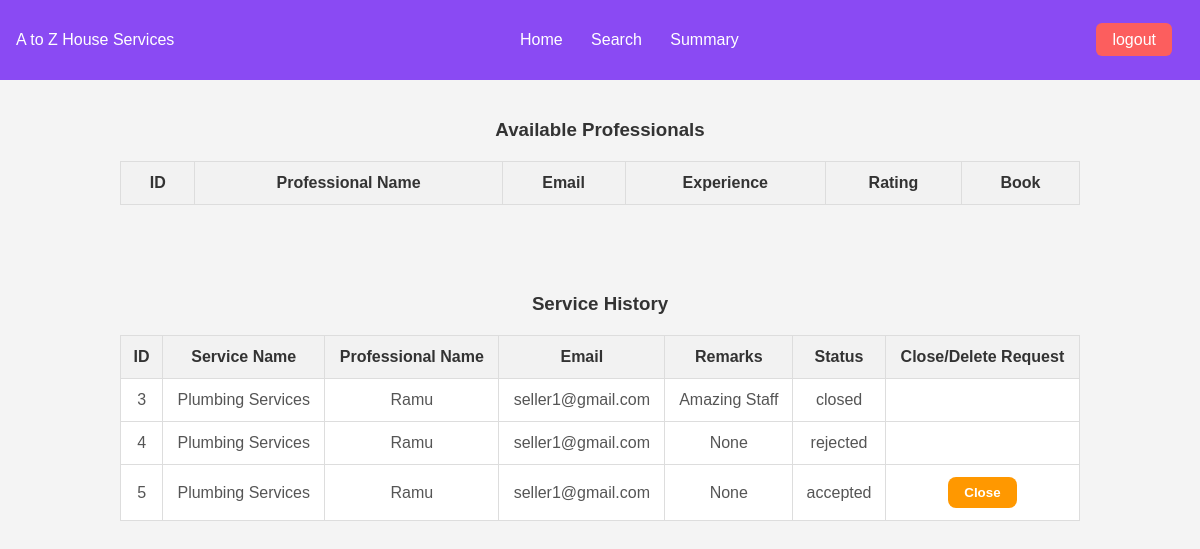
The page /customer/get_providers (signed in) on the database as committed earlier.
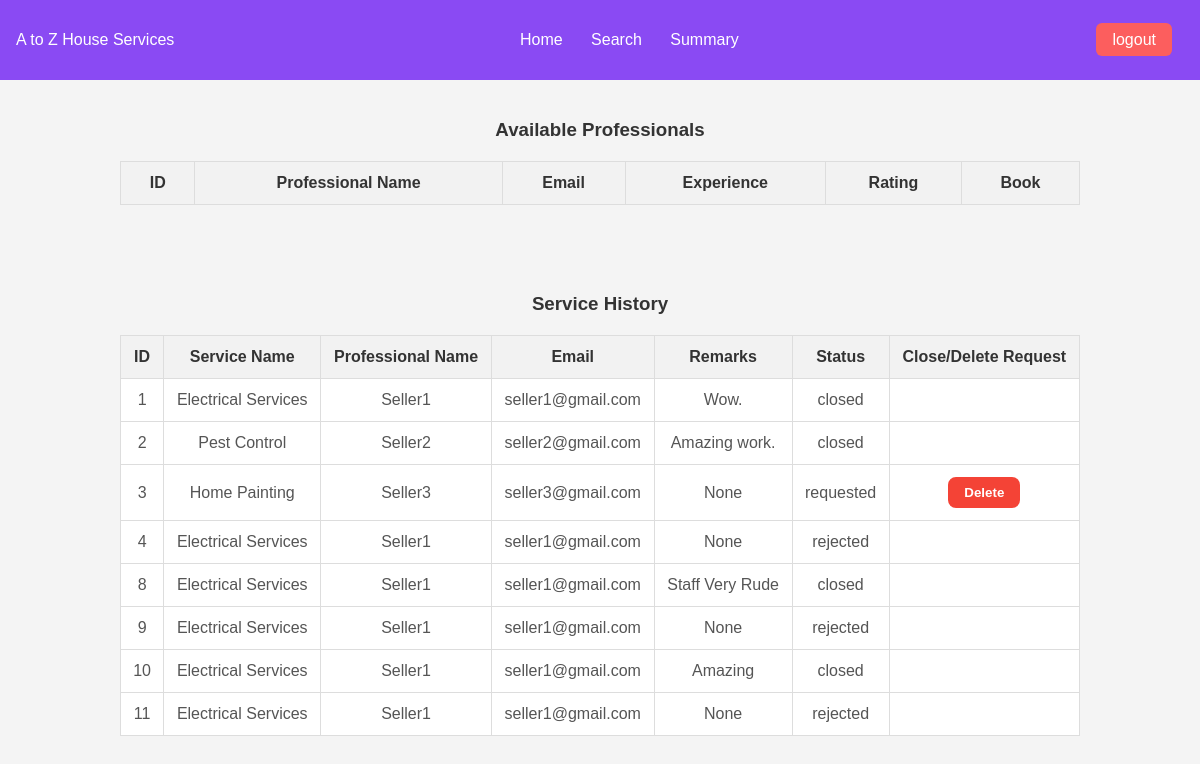
The same page on the database as committed later.
### models.py (models this page shows)
class ServiceRequest(db.Model):
    __tablename__ = 'service_requests'
    id = db.Column(db.Integer, primary_key=True)
    service_id = db.Column(db.Integer, db.ForeignKey('services.id'))
    customer_id = db.Column(db.Integer, db.ForeignKey('customers.id'))
    professional_id = db.Column(db.Integer, db.ForeignKey('professionals.id'), nullable=True)
    date_of_request = db.Column(db.DateTime, default=db.func.now())
    date_of_completion = db.Column(db.DateTime, nullable=True)
    status = db.Column(db.String(20), default='requested')
    rating = db.Column(db.Integer)
    remarks = db.Column(db.String(250))
    service = db.relationship('Service', backref='requests')
    customer = db.relationship('Customer', backref='requests')
    professional = db.relationship('ServiceProfessional', backref='requests')

class Service(db.Model):
    __tablename__ = 'services'
    id = db.Column(db.Integer, primary_key=True)
    name = db.Column(db.String(100), nullable=False)
    base_price = db.Column(db.Float, nullable=False)
    description = db.Column(db.String(250))
    time_required = db.Column(db.String(50))

class ServiceProfessional(db.Model):
    __tablename__ = 'professionals'
    id = db.Column(db.Integer, primary_key=True)
    email = db.Column(db.String(150), unique=True, nullable=False)
    password = db.Column(db.String(150), nullable=False)
    fullname = db.Column(db.String(150))
    service_id = db.Column(db.Integer, db.ForeignKey('services.id'))
    service_type = db.Column(db.String(100))
    experience = db.Column(db.Integer)
    address = db.Column(db.String(250))
    pincode = db.Column(db.String(6))
    is_verified = db.Column(db.Boolean, default=False)
    rating = db.Column(db.Float, default=0.0)
    is_blacklisted = db.Column(db.Boolean, default=False)

### routes.py (the view)
@customer_bp.route('/get_providers', methods=['GET'])
def get_providers():
    service_name = request.args.get('service_name')
    print("Service Name:", service_name)
    providers = ServiceProfessional.query.filter(ServiceProfessional.service_type == service_name).all()
    services_history = ServiceRequest.query.filter_by(customer_id=session['user_id'])
    return render_template("customer_see_providers.html", providers=providers, service_name=service_name, records=services_history)

### routes.py (called while the page is built)
@customer_bp.before_request
def check_login_customer():
    if 'user_id' not in session or session['role'] != 'customer':
        flash('You need to log in first!', 'danger')
        return redirect(url_for('auth.login'))
    user = Customer.query.get(session['user_id'])
    if user and user.is_blacklisted:
        session.clear()
        flash('Your account has been restricted. Contact support for assistance.', 'danger')
        return redirect(url_for('auth.login'))

### templates/customer_see_providers.html (shortened to what this page needs)
<!DOCTYPE html>
<html lang="en">
  <head>
  </head>
  <body>
    {% include 'customer_navbar.html' %}
    <div class="container available-services">
      <h3>Available Professionals</h3>
      <table class="table">
        <thead>
          <tr>
            <th>ID</th>
            <th>Professional Name</th>
            <th>Email</th>
            <th>Experience</th>
            <th>Rating</th>
            <th>Book</th>
          </tr>
        </thead>
      </table>
    </div>
    <div class="container service-history">
      <h3>Service History</h3>
      <table class="table">
        <thead>
          <tr>
            <th>ID</th>
            <th>Service Name</th>
            <th>Professional Name</th>
            <th>Email</th>
            <th>Remarks</th>
            <th>Status</th>
            <th>Close/Delete Request</th>
          </tr>
        </thead>
        <tbody>
          {% for record in records %}
          <tr>
            <td>{{ record.id }}</td>
            <td>{{ record.service.name }}</td>
            <td>
              {{ record.professional.fullname if record.professional else 'Not
              Assigned' }}
            </td>
            <td>
              {{ record.professional.email if record.professional else 'N/A' }}
            </td>
            <td>{{ record.remarks }}</td>
            <td>{{ record.status }}</td>
            <td>
              {% if record.status == 'requested' %}
              <form
                action="{{ url_for('customer.delete_service') }}"
                method="POST"
                style="display: inline"
              >
                <button type="submit" class="btn-delete">Delete</button>
              </form>
              {% elif record.status == 'accepted' %}
              <form
                action="{{ url_for('customer.close_service', service_id=record.id) }}"
                method="GET"
                style="display: inline"
              >
                <button type="submit" class="btn-close">Close</button>
              </form>
              {% endif %}
            </td>
          </tr>
          {% endfor %}
        </tbody>
      </table>
    </div>
  </body>
</html>

### templates/customer_navbar.html
<nav
  style="
    height: 5rem;
    background-color: #8a4af3;
    color: white;
    display: flex;
    align-items: center;
    justify-content: space-between;
    padding: 0 1rem;
  "
>
  <div>A to Z House Services</div>
  <div>
    <a
      style="text-decoration: none; color: white; margin: 0 1vw"
      href="{{ url_for('customer.customer_homepage')}}"
      >Home</a
    >
    <a
      style="text-decoration: none; color: white; margin: 0 1vw"
      href="{{ url_for('customer.search_page')}}"
      >Search</a
    >
    <a
      style="text-decoration: none; color: white; margin: 0 1vw"
      href="{{ url_for('customer.summary_page')}} "
      >Summary</a
    >
  </div>
  <div>
    <a
      style="
        text-decoration: none;
        color: white;
        margin: 0 1vw;
        background-color: rgb(252, 94, 94);
        padding: 0.5rem 1rem;
        border-radius: 6px;
      "
      href="{{url_for('auth.logout')}}"
      >logout</a
    >
  </div>
</nav>

### templates/customer_see_providers.html (style rules this page uses)
body { font-family: Arial, sans-serif; margin: 0; padding: 0; background-color: #f4f4f4; }
.container { width: 80%; margin: 0 auto; padding: 20px; }
h3 { text-align: center; color: #333; }
.table { width: 100%; border-collapse: collapse; margin-top: 20px; background-color: white; }
th, td { padding: 12px; text-align: center; border: 1px solid #ddd; }
th { background-color: #f2f2f2; color: #333; }
td { color: #555; }
.service-history { margin-top: 30px; }
.btn-delete { padding: 8px 16px; background-color: #f44336; color: white; border: none; border-radius: 8px; font-weight: bold; cursor: pointer; transition: background-color 0.3s ease, transform 0.2s ease; }

Rows that differ between the two databases and show on the page:
no longer on this page (row edited): ServiceRequest: id "5", service.name "Plumbing Services", professional "Ramu", professional "seller1@gmail.com", remarks "None", status "accepted"
added ServiceRequest: id "1", service.name "Electrical Services", professional "Seller1", professional "seller1@gmail.com", remarks "Wow.", status "closed"
added ServiceRequest: id "2", service.name "Pest Control", professional "Seller2", professional "seller2@gmail.com", remarks "Amazing work.", status "closed"
changed ServiceRequest id 3: service.name "Plumbing Services" → "Home Painting"; professional "Ramu" → "Seller3"; professional "seller1@gmail.com" → "seller3@gmail.com"; remarks "Amazing Staff" → "None"; status "closed" → "requested"; now shows "Delete"
changed ServiceRequest id 4: service.name "Plumbing Services" → "Electrical Services"; professional "Ramu" → "Seller1"
added ServiceRequest: id "8", service.name "Electrical Services", professional "Seller1", professional "seller1@gmail.com", remarks "Staff Very Rude", status "closed"
added ServiceRequest: id "9", service.name "Electrical Services", professional "Seller1", professional "seller1@gmail.com", remarks "None", status "rejected"
added ServiceRequest: id "10", service.name "Electrical Services", professional "Seller1", professional "seller1@gmail.com", remarks "Amazing", status "closed"
added ServiceRequest: id "11", service.name "Electrical Services", professional "Seller1", professional "seller1@gmail.com", remarks "None", status "rejected"
